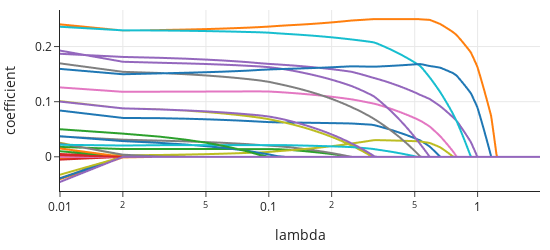

Notebook code for this chart:
### Markdown cell above
For each feature, we can overlay a line plot of the coefficient against $ \lambda $:

### Code cell
col_names = ["x" + str(v) for v in np.arange(1, 36, 1)]

coefs_df = pd.DataFrame(coefs, columns=col_names)

coefs_df["lambda"] = alphas
coefs_long = pd.melt(coefs_df, id_vars=["lambda"], value_vars=col_names)

fig = px.line(coefs_long, x="lambda", y="value", color="variable", log_x=True)
fig.update_layout(
    showlegend=False, width=550, height=250, yaxis_title="coefficient"
)

### Figure 1 — Plotly figure (JSON) as saved in the notebook; plotly's stock layout.template omitted (floating-point values rounded to 4 significant figures; data arrays with more than 128 entries replaced by an {"elided": "..."} marker saying what was removed)
{"data": [{"hovertemplate": "variable=x1<br>lambda=%{x}<br>value=%{y}<extra></extra>", "legendgroup": "x1", "line": {"color": "#1F77B4", "dash": "solid"}, "marker": {"symbol": "circle"}, "mode": "lines", "name": "x1", "showlegend": true, "type": "scattergl", "x": {"elided": "199 float values"}, "xaxis": "x", "y": {"elided": "199 float values"}, "yaxis": "y"}, {"hovertemplate": "variable=x2<br>lambda=%{x}<br>value=%{y}<extra></extra>", "legendgroup": "x2", "line": {"color": "#FF7F0E", "dash": "solid"}, "marker": {"symbol": "circle"}, "mode": "lines", "name": "x2", "showlegend": true, "type": "scattergl", "x": {"elided": "199 float values"}, "xaxis": "x", "y": {"elided": "199 float values"}, "yaxis": "y"}, {"hovertemplate": "variable=x3<br>lambda=%{x}<br>value=%{y}<extra></extra>", "legendgroup": "x3", "line": {"color": "#2CA02C", "dash": "solid"}, "marker": {"symbol": "circle"}, "mode": "lines", "name": "x3", "showlegend": true, "type": "scattergl", "x": {"elided": "199 float values"}, "xaxis": "x", "y": {"elided": "199 float values"}, "yaxis": "y"}, {"hovertemplate": "variable=x4<br>lambda=%{x}<br>value=%{y}<extra></extra>", "legendgroup": "x4", "line": {"color": "#D62728", "dash": "solid"}, "marker": {"symbol": "circle"}, "mode": "lines", "name": "x4", "showlegend": true, "type": "scattergl", "x": {"elided": "199 float values"}, "xaxis": "x", "y": {"elided": "199 float values"}, "yaxis": "y"}, {"hovertemplate": "variable=x5<br>lambda=%{x}<br>value=%{y}<extra></extra>", "legendgroup": "x5", "line": {"color": "#9467BD", "dash": "solid"}, "marker": {"symbol": "circle"}, "mode": "lines", "name": "x5", "showlegend": true, "type": "scattergl", "x": {"elided": "199 float values"}, "xaxis": "x", "y": {"elided": "199 float values"}, "yaxis": "y"}, {"hovertemplate": "variable=x6<br>lambda=%{x}<br>value=%{y}<extra></extra>", "legendgroup": "x6", "line": {"color": "#8C564B", "dash": "solid"}, "marker": {"symbol": "circle"}, "mode": "lines", "name": "x6", "showlegend": true, "type": "scattergl", "x": {"elided": "199 float values"}, "xaxis": "x", "y": {"elided": "199 int values"}, "yaxis": "y"}, {"hovertemplate": "variable=x7<br>lambda=%{x}<br>value=%{y}<extra></extra>", "legendgroup": "x7", "line": {"color": "#E377C2", "dash": "solid"}, "marker": {"symbol": "circle"}, "mode": "lines", "name": "x7", "showlegend": true, "type": "scattergl", "x": {"elided": "199 float values"}, "xaxis": "x", "y": {"elided": "199 float values"}, "yaxis": "y"}, {"hovertemplate": "variable=x8<br>lambda=%{x}<br>value=%{y}<extra></extra>", "legendgroup": "x8", "line": {"color": "#7F7F7F", "dash": "solid"}, "marker": {"symbol": "circle"}, "mode": "lines", "name": "x8", "showlegend": true, "type": "scattergl", "x": {"elided": "199 float values"}, "xaxis": "x", "y": {"elided": "199 float values"}, "yaxis": "y"}, {"hovertemplate": "variable=x9<br>lambda=%{x}<br>value=%{y}<extra></extra>", "legendgroup": "x9", "line": {"color": "#BCBD22", "dash": "solid"}, "marker": {"symbol": "circle"}, "mode": "lines", "name": "x9", "showlegend": true, "type": "scattergl", "x": {"elided": "199 float values"}, "xaxis": "x", "y": {"elided": "199 float values"}, "yaxis": "y"}, {"hovertemplate": "variable=x10<br>lambda=%{x}<br>value=%{y}<extra></extra>", "legendgroup": "x10", "line": {"color": "#17BECF", "dash": "solid"}, "marker": {"symbol": "circle"}, "mode": "lines", "name": "x10", "showlegend": true, "type": "scattergl", "x": {"elided": "199 float values"}, "xaxis": "x", "y": {"elided": "199 int values"}, "yaxis": "y"}, {"hovertemplate": "variable=x11<br>lambda=%{x}<br>value=%{y}<extra></extra>", "legendgroup": "x11", "line": {"color": "#1F77B4", "dash": "solid"}, "marker": {"symbol": "circle"}, "mode": "lines", "name": "x11", "showlegend": true, "type": "scattergl", "x": {"elided": "199 float values"}, "xaxis": "x", "y": {"elided": "199 float values"}, "yaxis": "y"}, {"hovertemplate": "variable=x12<br>lambda=%{x}<br>value=%{y}<extra></extra>", "legendgroup": "x12", "line": {"color": "#FF7F0E", "dash": "solid"}, "marker": {"symbol": "circle"}, "mode": "lines", "name": "x12", "showlegend": true, "type": "scattergl", "x": {"elided": "199 float values"}, "xaxis": "x", "y": {"elided": "199 float values"}, "yaxis": "y"}, {"hovertemplate": "variable=x13<br>lambda=%{x}<br>value=%{y}<extra></extra>", "legendgroup": "x13", "line": {"color": "#2CA02C", "dash": "solid"}, "marker": {"symbol": "circle"}, "mode": "lines", "name": "x13", "showlegend": true, "type": "scattergl", "x": {"elided": "199 float values"}, "xaxis": "x", "y": {"elided": "199 float values"}, "yaxis": "y"}, {"hovertemplate": "variable=x14<br>lambda=%{x}<br>value=%{y}<extra></extra>", "legendgroup": "x14", "line": {"color": "#D62728", "dash": "solid"}, "marker": {"symbol": "circle"}, "mode": "lines", "name": "x14", "showlegend": true, "type": "scattergl", "x": {"elided": "199 float values"}, "xaxis": "x", "y": {"elided": "199 int values"}, "yaxis": "y"}, {"hovertemplate": "variable=x15<br>lambda=%{x}<br>value=%{y}<extra></extra>", "legendgroup": "x15", "line": {"color": "#9467BD", "dash": "solid"}, "marker": {"symbol": "circle"}, "mode": "lines", "name": "x15", "showlegend": true, "type": "scattergl", "x": {"elided": "199 float values"}, "xaxis": "x", "y": {"elided": "199 float values"}, "yaxis": "y"}, {"hovertemplate": "variable=x16<br>lambda=%{x}<br>value=%{y}<extra></extra>", "legendgroup": "x16", "line": {"color": "#8C564B", "dash": "solid"}, "marker": {"symbol": "circle"}, "mode": "lines", "name": "x16", "showlegend": true, "type": "scattergl", "x": {"elided": "199 float values"}, "xaxis": "x", "y": {"elided": "199 float values"}, "yaxis": "y"}, {"hovertemplate": "variable=x17<br>lambda=%{x}<br>value=%{y}<extra></extra>", "legendgroup": "x17", "line": {"color": "#E377C2", "dash": "solid"}, "marker": {"symbol": "circle"}, "mode": "lines", "name": "x17", "showlegend": true, "type": "scattergl", "x": {"elided": "199 float values"}, "xaxis": "x", "y": {"elided": "199 int values"}, "yaxis": "y"}, {"hovertemplate": "variable=x18<br>lambda=%{x}<br>value=%{y}<extra></extra>", "legendgroup": "x18", "line": {"color": "#7F7F7F", "dash": "solid"}, "marker": {"symbol": "circle"}, "mode": "lines", "name": "x18", "showlegend": true, "type": "scattergl", "x": {"elided": "199 float values"}, "xaxis": "x", "y": {"elided": "199 float values"}, "yaxis": "y"}, {"hovertemplate": "variable=x19<br>lambda=%{x}<br>value=%{y}<extra></extra>", "legendgroup": "x19", "line": {"color": "#BCBD22", "dash": "solid"}, "marker": {"symbol": "circle"}, "mode": "lines", "name": "x19", "showlegend": true, "type": "scattergl", "x": {"elided": "199 float values"}, "xaxis": "x", "y": {"elided": "199 float values"}, "yaxis": "y"}, {"hovertemplate": "variable=x20<br>lambda=%{x}<br>value=%{y}<extra></extra>", "legendgroup": "x20", "line": {"color": "#17BECF", "dash": "solid"}, "marker": {"symbol": "circle"}, "mode": "lines", "name": "x20", "showlegend": true, "type": "scattergl", "x": {"elided": "199 float values"}, "xaxis": "x", "y": {"elided": "199 float values"}, "yaxis": "y"}, {"hovertemplate": "variable=x21<br>lambda=%{x}<br>value=%{y}<extra></extra>", "legendgroup": "x21", "line": {"color": "#1F77B4", "dash": "solid"}, "marker": {"symbol": "circle"}, "mode": "lines", "name": "x21", "showlegend": true, "type": "scattergl", "x": {"elided": "199 float values"}, "xaxis": "x", "y": {"elided": "199 float values"}, "yaxis": "y"}, {"hovertemplate": "variable=x22<br>lambda=%{x}<br>value=%{y}<extra></extra>", "legendgroup": "x22", "line": {"color": "#FF7F0E", "dash": "solid"}, "marker": {"symbol": "circle"}, "mode": "lines", "name": "x22", "showlegend": true, "type": "scattergl", "x": {"elided": "199 float values"}, "xaxis": "x", "y": {"elided": "199 float values"}, "yaxis": "y"}, {"hovertemplate": "variable=x23<br>lambda=%{x}<br>value=%{y}<extra></extra>", "legendgroup": "x23", "line": {"color": "#2CA02C", "dash": "solid"}, "marker": {"symbol": "circle"}, "mode": "lines", "name": "x23", "showlegend": true, "type": "scattergl", "x": {"elided": "199 float values"}, "xaxis": "x", "y": {"elided": "199 int values"}, "yaxis": "y"}, {"hovertemplate": "variable=x24<br>lambda=%{x}<br>value=%{y}<extra></extra>", "legendgroup": "x24", "line": {"color": "#D62728", "dash": "solid"}, "marker": {"symbol": "circle"}, "mode": "lines", "name": "x24", "showlegend": true, "type": "scattergl", "x": {"elided": "199 float values"}, "xaxis": "x", "y": {"elided": "199 float values"}, "yaxis": "y"}, {"hovertemplate": "variable=x25<br>lambda=%{x}<br>value=%{y}<extra></extra>", "legendgroup": "x25", "line": {"color": "#9467BD", "dash": "solid"}, "marker": {"symbol": "circle"}, "mode": "lines", "name": "x25", "showlegend": true, "type": "scattergl", "x": {"elided": "199 float values"}, "xaxis": "x", "y": {"elided": "199 float values"}, "yaxis": "y"}, {"hovertemplate": "variable=x26<br>lambda=%{x}<br>value=%{y}<extra></extra>", "legendgroup": "x26", "line": {"color": "#8C564B", "dash": "solid"}, "marker": {"symbol": "circle"}, "mode": "lines", "name": "x26", "showlegend": true, "type": "scattergl", "x": {"elided": "199 float values"}, "xaxis": "x", "y": {"elided": "199 int values"}, "yaxis": "y"}, {"hovertemplate": "variable=x27<br>lambda=%{x}<br>value=%{y}<extra></extra>", "legendgroup": "x27", "line": {"color": "#E377C2", "dash": "solid"}, "marker": {"symbol": "circle"}, "mode": "lines", "name": "x27", "showlegend": true, "type": "scattergl", "x": {"elided": "199 float values"}, "xaxis": "x", "y": {"elided": "199 int values"}, "yaxis": "y"}, {"hovertemplate": "variable=x28<br>lambda=%{x}<br>value=%{y}<extra></extra>", "legendgroup": "x28", "line": {"color": "#7F7F7F", "dash": "solid"}, "marker": {"symbol": "circle"}, "mode": "lines", "name": "x28", "showlegend": true, "type": "scattergl", "x": {"elided": "199 float values"}, "xaxis": "x", "y": {"elided": "199 float values"}, "yaxis": "y"}, {"hovertemplate": "variable=x29<br>lambda=%{x}<br>value=%{y}<extra></extra>", "legendgroup": "x29", "line": {"color": "#BCBD22", "dash": "solid"}, "marker": {"symbol": "circle"}, "mode": "lines", "name": "x29", "showlegend": true, "type": "scattergl", "x": {"elided": "199 float values"}, "xaxis": "x", "y": {"elided": "199 float values"}, "yaxis": "y"}, {"hovertemplate": "variable=x30<br>lambda=%{x}<br>value=%{y}<extra></extra>", "legendgroup": "x30", "line": {"color": "#17BECF", "dash": "solid"}, "marker": {"symbol": "circle"}, "mode": "lines", "name": "x30", "showlegend": true, "type": "scattergl", "x": {"elided": "199 float values"}, "xaxis": "x", "y": {"elided": "199 float values"}, "yaxis": "y"}, {"hovertemplate": "variable=x31<br>lambda=%{x}<br>value=%{y}<extra></extra>", "legendgroup": "x31", "line": {"color": "#1F77B4", "dash": "solid"}, "marker": {"symbol": "circle"}, "mode": "lines", "name": "x31", "showlegend": true, "type": "scattergl", "x": {"elided": "199 float values"}, "xaxis": "x", "y": {"elided": "199 float values"}, "yaxis": "y"}, {"hovertemplate": "variable=x32<br>lambda=%{x}<br>value=%{y}<extra></extra>", "legendgroup": "x32", "line": {"color": "#FF7F0E", "dash": "solid"}, "marker": {"symbol": "circle"}, "mode": "lines", "name": "x32", "showlegend": true, "type": "scattergl", "x": {"elided": "199 float values"}, "xaxis": "x", "y": {"elided": "199 float values"}, "yaxis": "y"}, {"hovertemplate": "variable=x33<br>lambda=%{x}<br>value=%{y}<extra></extra>", "legendgroup": "x33", "line": {"color": "#2CA02C", "dash": "solid"}, "marker": {"symbol": "circle"}, "mode": "lines", "name": "x33", "showlegend": true, "type": "scattergl", "x": {"elided": "199 float values"}, "xaxis": "x", "y": {"elided": "199 float values"}, "yaxis": "y"}, {"hovertemplate": "variable=x34<br>lambda=%{x}<br>value=%{y}<extra></extra>", "legendgroup": "x34", "line": {"color": "#D62728", "dash": "solid"}, "marker": {"symbol": "circle"}, "mode": "lines", "name": "x34", "showlegend": true, "type": "scattergl", "x": {"elided": "199 float values"}, "xaxis": "x", "y": {"elided": "199 float values"}, "yaxis": "y"}, {"hovertemplate": "variable=x35<br>lambda=%{x}<br>value=%{y}<extra></extra>", "legendgroup": "x35", "line": {"color": "#9467BD", "dash": "solid"}, "marker": {"symbol": "circle"}, "mode": "lines", "name": "x35", "showlegend": true, "type": "scattergl", "x": {"elided": "199 float values"}, "xaxis": "x", "y": {"elided": "199 float values"}, "yaxis": "y"}], "layout": {"height": 250, "legend": {"title": {"text": "variable"}, "tracegroupgap": 0}, "showlegend": false, "width": 550, "xaxis": {"anchor": "y", "domain": [0, 1], "title": {"text": "lambda"}, "type": "log"}, "yaxis": {"anchor": "x", "domain": [0, 1], "title": {"text": "coefficient"}}}}
